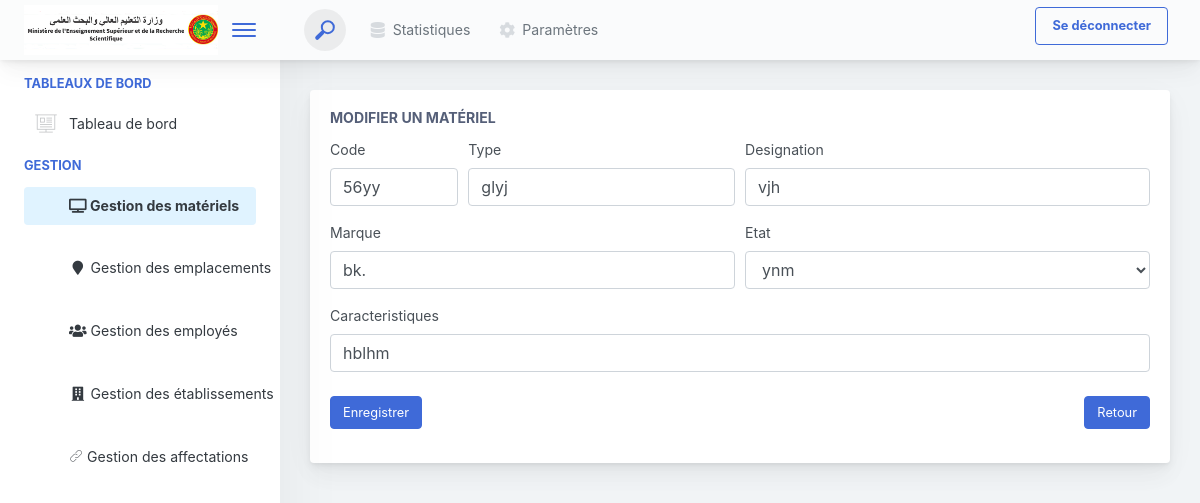
Screenshot of /edit_materiel/2 with the database file from the repository.
### accounts/models.py (models this page shows, shortened)
class Materiel(models.Model):
    code = models.CharField(max_length=50, unique=True)
    type = models.CharField(max_length=100)
    designation = models.CharField(max_length=200)
    marque = models.CharField(max_length=100)
    caracteristique = models.TextField()
    etat = models.CharField(max_length=50)

### GestionVentes/views.py (the view)
# urls.py: path('edit_materiel/<int:id>', views.edit_materiel,name="edit_materiel"),
def edit_materiel(request, id):
    materiel = Materiel.objects.get(id=id)
    return render(request,'materiels/edit.html',{'materiel':materiel,"navbar":'materiel'})

### GestionVentes/templates/materiels/edit.html (shortened to what this page needs)
{% extends 'navbar.html' %}
{% block content %}
                    <div class="app-main__inner">
                        <div class="tab-content">
                            <div class="tab-pane tabs-animation fade show active" id="tab-content-0" role="tabpanel">
                                <div class="main-card mb-3 card">
                                    <div class="card-body"><h5 class="card-title">Modifier un matériel</h5>
                                    <form method="post" action="/update_materiel/{{materiel.id}}">
                                            <div class="form-row">
                                                <div class="col-md-2">
                                                    <div class="position-relative form-group"><label  class="">Code</label><input name="code"  type="text" class="form-control" value="{{materiel.code}}"></div>
                                                </div>
                                                <div class="col-md-4">
                                                    <div class="position-relative form-group"><label  class="">Type</label><input name="type"  type="text" class="form-control" value="{{materiel.type}}"></div>
                                                </div>
                                                <div class="col-md-6">
                                                    <div class="position-relative form-group"><label  class="">Designation</label><input name="designation"  type="text" class="form-control" value="{{materiel.designation}}"></div>
                                                </div>
                                            </div>
                                            <div class="form-row">
                                                <div class="col-md-6">
                                                    <div class="position-relative form-group"><label  class="">Marque</label><input name="marque"  type="text" class="form-control" value="{{materiel.marque}}"></div>
                                                </div>
                                                <div class="col-md-6">
                                                    <div class="position-relative form-group"><label  class="">Etat</label>
                                                    <select class="form-control" name="etat" required>
                                                        <option value="{{materiel.etat}}">{{materiel.etat}}</option>
                                                    </select>
                                                    </div>
                                                </div>
                                            </div>
                                            <div class="form-row">
                                                <div class="col-md-12">
                                                    <div class="position-relative form-group"><label  class="">Caracteristiques</label><input name="caracteristique" id="exampleText" class="form-control"  value="{{materiel.caracteristique}} ">
                                                </div>
                                            </div>
                                            </div>
                                            <div style="display: flex ; justify-content: space-between ; ">
                                            <button class="mt-2 btn btn-primary">Enregistrer</button>
                                            <a href="{% url 'materiel' %}"class="mt-2 btn btn-primary">
                                                Retour
                                            </a>
                                            </div>
                                        </form>
                                    </div>
                                </div>
                            </div>
                        </div>
                    </div>
{% endblock %}

### rows the page displays
Materiel: code "56yy", type "glyj", designation "vjh", marque "bk.", etat "ynm", caracteristique "hblhm"
